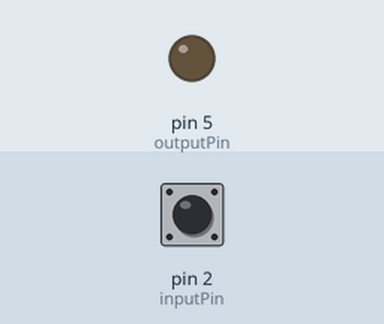
Simulated run of this sketch. Board: Arduino Uno, built with avr-gcc and run on an emulated ATmega328P. On the bench: output pins drawn as LEDs (lit = HIGH). The inputs (shaded band) are chosen by the test bench; at power-on: pin 2 (inputPin) HIGH. Random numbers use the default seed unless the sketch sets one.

Above: at 1.2 s.
1.3 s: pin 2 (inputPin) pulled LOW for 0.15 s
At 2.4 s:
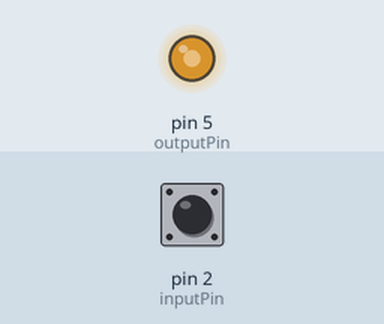
2.9 s: pin 2 (inputPin) pulled LOW for 1 s
At 3.3 s:
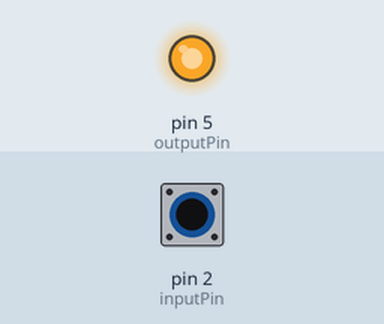
5.4 s: pin 2 (inputPin) pulsed LOW 5 times (0.12 s each, 0.3 s apart)
At 5.85 s:
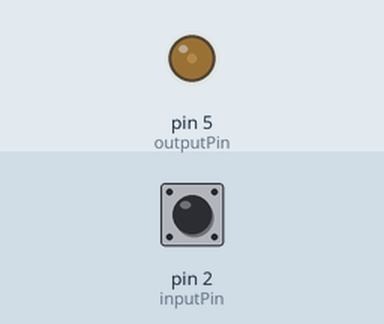
8.4 s: pin 2 (inputPin) pulsed LOW 2 times (0.12 s each, 0.3 s apart)
At 9.9 s:
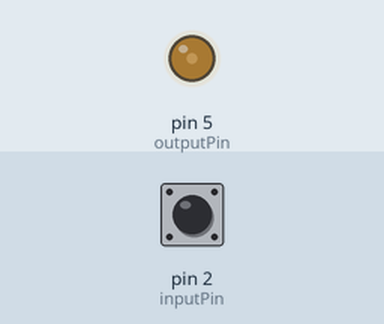
Timing chart, 0 to 11.4 s (numbered marks = the images above; inputs shaded):
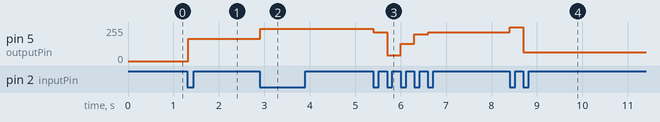

Measured:
- after the input at 1.3 s, pin 5 (outputPin): 0/255 → 167/255 at once
- after the input at 2.9 s, pin 5 (outputPin): 167/255 → 241/255 at once
- after the input at 5.4 s, pin 5 (outputPin): 241/255 → 217/255 at once, → 42/255 0.30 s later, → 130/255 0.30 s later, → 200/255 0.30 s later, … (5 changes in this stretch)
- after the input at 8.4 s, pin 5 (outputPin): 216/255 → 254/255 at once, → 67/255 0.30 s later

The sketch:

buttonTest.ino
```cpp
int inputPin = 2;
int outputPin = 5;
int lastReading = HIGH;

void setup() {
  pinMode(inputPin, INPUT_PULLUP);
  pinMode(outputPin, OUTPUT);
}

void loop() {
  int buttonState = digitalRead(inputPin);
  if (buttonState == LOW && lastReading == HIGH) {
    int newValue = random(256);
    analogWrite(outputPin, newValue);
    delay(30);
  }
  lastReading = buttonState;
  delay(30);
}
```
